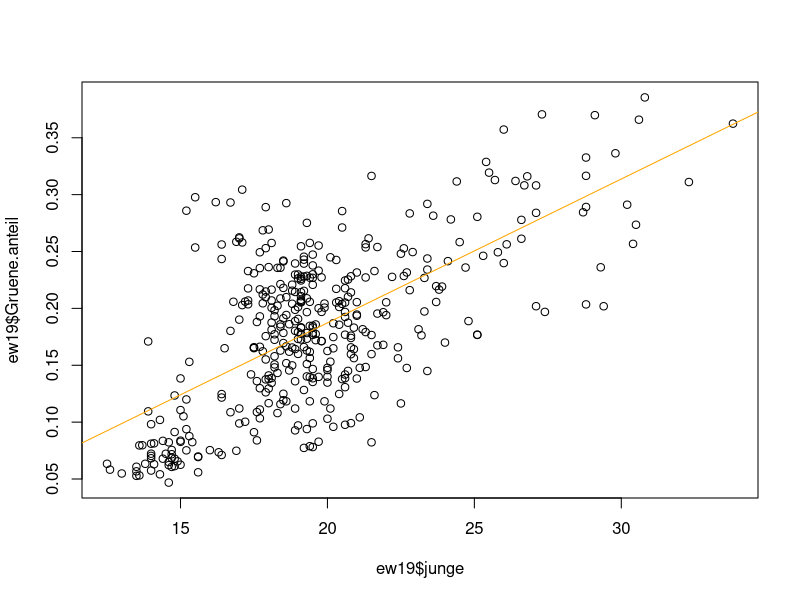
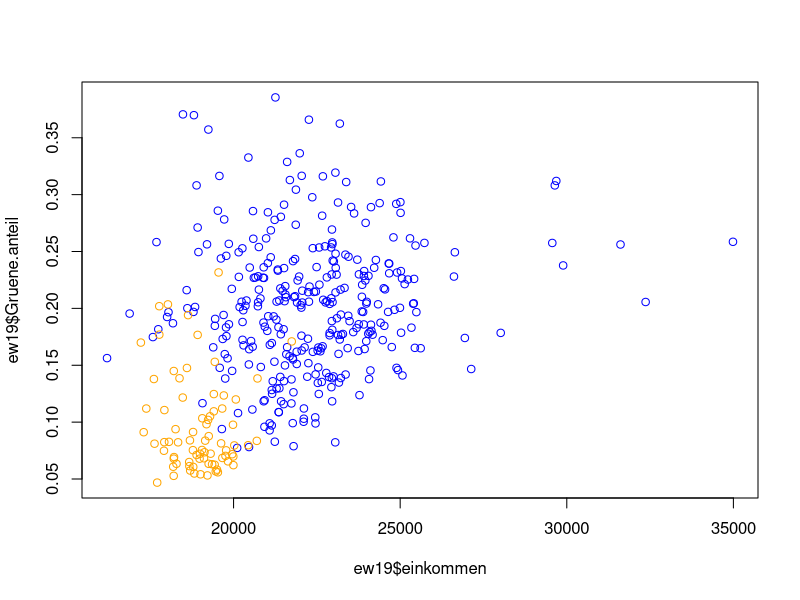
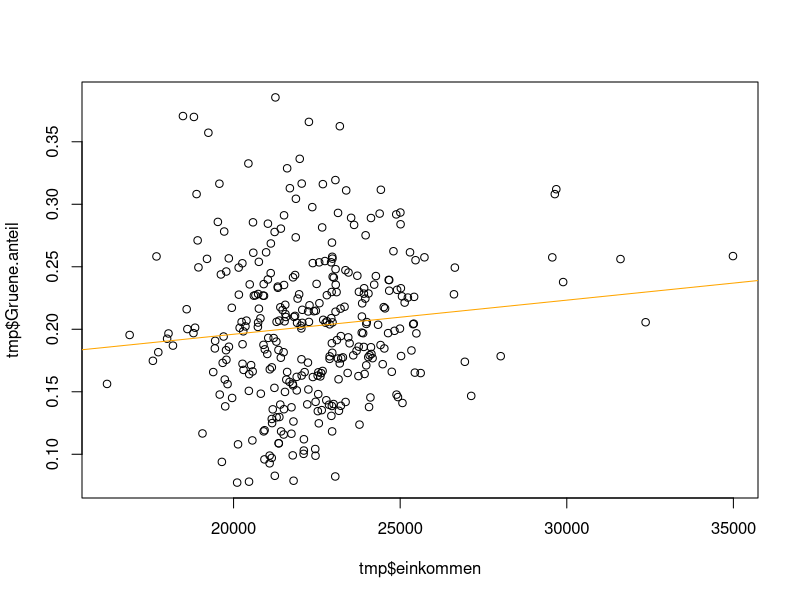

The R source for these figures, in order:
#### Skript aufsetzen ####
setwd("")
library(tidyverse)

osten = c("Brandenburg", "Sachsen-Anhalt", "Sachsen", "Mecklenburg-Vorpommern", "Thüringen")
ew19 = read.csv("../recap/ew19.csv", fileEncoding = "utf-8", stringsAsFactors = F, sep = ";") %>% 
    mutate(Gruene.anteil = Gruene / gueltige,
           osten = bundesland %in% osten,
           farbe = ifelse(osten, "orange", "blue"))

#plot: Anteil junge Menschen vs Anteil Grünen-Wähler*innen
plot(ew19$junge, ew19$Gruene.anteil)

#### Korrelation ####
#Korrelationskoeffizient: Wie stark ist der lineare Zusammenhang?
cor(ew19$junge, ew19$Gruene.anteil)
#0.65: Es gibt einen positiven linearen Zusammenhang, aber er ist nicht sonderlich stark
#will heißen: Die Daten könnten durch eine Linie beschrieben werden, aber die Punkte würden insgesamt doch deutlich davon abweichen 


#### Regression ####

#Regression: Wie sieht der lineare Zusammenhang genau aus?
#Will heißen: Welche Gerade ("Trendlinie") beschreibt die Daten am besten?
mod = lm(ew19$Gruene.anteil ~ ew19$junge)

#Hilfreiche Angaben zu dem Modell
summary(mod)

#Wichtig davon: Bestimmtheitsmaß
summary(mod)$r.squared
#ist gleich das Quadrat vom Korrelationskoeffizient

#Trendlinie einzeichnen
abline(mod, col = "orange")


#### Übung ####
#Scatterplot: Grüne-Anteil gegen Einkommen
plot(ew19$einkommen, ew19$Gruene.anteil, col = ew19$farbe)

#AUFGABE: Osten und Westen ##
#Erstelle einen gefilterten Datensatz mit nur den westlichen/östlichen Bundesländern
tmp = ew19 %>% filter(!osten)
# Erstelle einen Scatterplot: Grüne-Anteil gegen Einkommen, nur für die westlichen/östlichen Bundesländer
plot(tmp$einkommen, tmp$Gruene.anteil)
# Berechne den Korrelationskoeffizienten für nur die westlichen/östlichen Bundesländer
cor(tmp$einkommen, tmp$Gruene.anteil)

# Zeichne die Regressionslinie für nur die westlichen Bundesländer ein
mod = lm(tmp$Gruene.anteil ~ tmp$einkommen)
abline(mod, col = "orange")
# Was ist das Bestimmtheitsmaß dieses Modells?
summary(mod)$r.squared

# FRAGE: Was für Schlüsse zieht ihr daraus für eine Datengeschichte?


#### Hypothesentests ####

#Hier im Kurs rauchen 2, 7 rauchen nicht
journalisten = c(rep(TRUE, 2), rep(FALSE, 7))

#T-Test machen
t = t.test(journalisten,      #Daten-Vektor
           alternative = "greater", #Wie sieht unsere H1 aus?
           mu = 0.3,          #Was ist der Mittelwert, falls H0 stimmt?
           conf.level = 0.95) #Was soll das Konfidenzintervall für den H1-Mittelwert sein?

#Ist der p-Wert kleiner als unser gewünschtes Signifikanzniveau?
t$p.value <= 0.05
#Falls TRUE: H0 ablehnen, falls FALSE: H0 behalten